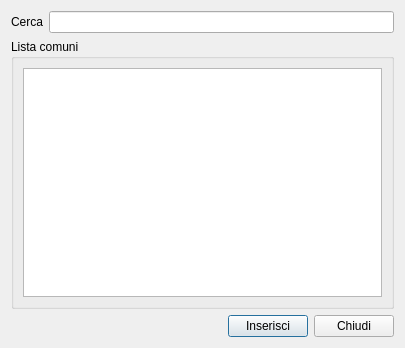
<?xml version="1.0" encoding="UTF-8"?>
<ui version="4.0">
 <class>Comuni</class>
 <widget class="QDialog" name="Comuni">
  <property name="geometry">
   <rect>
    <x>0</x>
    <y>0</y>
    <width>405</width>
    <height>348</height>
   </rect>
  </property>
  <property name="windowTitle">
   <string>Dialog</string>
  </property>
  <layout class="QGridLayout" name="gridLayout_2">
   <item row="0" column="0">
    <layout class="QHBoxLayout" name="horizontalLayout_2">
     <item>
      <widget class="QLabel" name="label">
       <property name="text">
        <string>Cerca</string>
       </property>
      </widget>
     </item>
     <item>
      <widget class="QLineEdit" name="lineEditCerca"/>
     </item>
    </layout>
   </item>
   <item row="1" column="0">
    <widget class="QGroupBox" name="groupBox">
     <property name="title">
      <string>Lista comuni</string>
     </property>
     <layout class="QGridLayout" name="gridLayout">
      <item row="0" column="0">
       <widget class="QTableView" name="tableView"/>
      </item>
     </layout>
    </widget>
   </item>
   <item row="2" column="0">
    <layout class="QHBoxLayout" name="horizontalLayout">
     <item>
      <spacer name="horizontalSpacer">
       <property name="orientation">
        <enum>Qt::Horizontal</enum>
       </property>
       <property name="sizeHint" stdset="0">
        <size>
         <width>40</width>
         <height>20</height>
        </size>
       </property>
      </spacer>
     </item>
     <item>
      <widget class="QPushButton" name="insert">
       <property name="text">
        <string>Inserisci</string>
       </property>
       <property name="icon">
        <iconset resource="../fabaria.qrc">
         <normaloff>:/images/document-save.png</normaloff>:/images/document-save.png</iconset>
       </property>
      </widget>
     </item>
     <item>
      <widget class="QPushButton" name="chiudi">
       <property name="text">
        <string>Chiudi</string>
       </property>
       <property name="icon">
        <iconset resource="../fabaria.qrc">
         <normaloff>:/images/application-exit.png</normaloff>:/images/application-exit.png</iconset>
       </property>
      </widget>
     </item>
    </layout>
   </item>
  </layout>
 </widget>
 <tabstops>
  <tabstop>insert</tabstop>
  <tabstop>chiudi</tabstop>
  <tabstop>tableView</tabstop>
 </tabstops>
 <resources>
  <include location="../fabaria.qrc"/>
 </resources>
 <connections/>
</ui>
